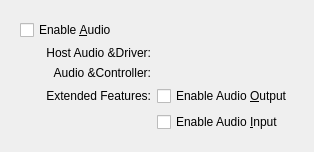
<ui version="4.0">
 <comment>
 VBox frontends: Qt GUI ("VirtualBox"):

 Copyright (C) 2008-2020 Oracle Corporation

 This file is part of VirtualBox Open Source Edition (OSE), as
 available from http://www.virtualbox.org. This file is free software;
 you can redistribute it and/or modify it under the terms of the GNU
 General Public License (GPL) as published by the Free Software
 Foundation, in version 2 as it comes in the "COPYING" file of the
 VirtualBox OSE distribution. VirtualBox OSE is distributed in the
 hope that it will be useful, but WITHOUT ANY WARRANTY of any kind.
 </comment>
 <class>UIMachineSettingsAudio</class>
 <widget class="QWidget" name="UIMachineSettingsAudio">
  <layout class="QVBoxLayout" name="m_pMainLayout">
   <item>
    <widget class="QWidget" name="m_pContainerAudioOptions">
     <layout class="QGridLayout" name="m_pContainerLayoutAudioOptions">
      <item row="0" column="0" colspan="2">
       <widget class="QCheckBox" name="m_pCheckBoxAudio">
        <property name="whatsThis">
         <string>When checked, a virtual PCI audio card will be plugged into the virtual machine and will communicate with the host audio system using the specified driver.</string>
        </property>
        <property name="text">
         <string>Enable &amp;Audio</string>
        </property>
       </widget>
      </item>
      <item row="1" column="0">
       <spacer>
        <property name="orientation">
         <enum>Qt::Horizontal</enum>
        </property>
        <property name="sizeType">
         <enum>QSizePolicy::Fixed</enum>
        </property>
        <property name="sizeHint">
         <size>
          <width>20</width>
          <height>0</height>
         </size>
        </property>
       </spacer>
      </item>
      <item row="1" column="1">
       <widget class="QWidget" name="m_pContainerAudioSubOptions">
        <layout class="QGridLayout" name="m_pContainerLayoutAudioSubOptions">
         <property name="margin">
          <number>0</number>
         </property>
         <item row="0" column="0">
          <widget class="QLabel" name="m_pAudioHostDriverLabel">
           <property name="text">
            <string>Host Audio &amp;Driver:</string>
           </property>
           <property name="alignment">
            <set>Qt::AlignRight|Qt::AlignTrailing|Qt::AlignVCenter</set>
           </property>
          </widget>
         </item>
         <item row="0" column="1">
          <widget class="UIAudioHostDriverEditor" name="m_pAudioHostDriverEditor">
           <property name="whatsThis">
            <string>Selects the audio output driver. The &lt;b>Null Audio Driver&lt;/b> makes the guest see an audio card, however every access to it will be ignored.</string>
           </property>
          </widget>
         </item>
         <item row="1" column="0">
          <widget class="QLabel" name="m_pAudioControllerLabel">
           <property name="text">
            <string>Audio &amp;Controller:</string>
           </property>
           <property name="alignment">
            <set>Qt::AlignRight|Qt::AlignTrailing|Qt::AlignVCenter</set>
           </property>
          </widget>
         </item>
         <item row="1" column="1">
          <widget class="UIAudioControllerEditor" name="m_pAudioControllerEditor">
           <property name="whatsThis">
            <string>Selects the type of the virtual sound card. Depending on this value, VirtualBox will provide different audio hardware to the virtual machine.</string>
           </property>
          </widget>
         </item>
         <item row="2" column="0">
          <widget class="QLabel" name="m_pLabelAudioExtended">
           <property name="text">
            <string>Extended Features:</string>
           </property>
           <property name="alignment">
            <set>Qt::AlignRight|Qt::AlignTrailing|Qt::AlignVCenter</set>
           </property>
          </widget>
         </item>
         <item row="2" column="1">
          <widget class="QCheckBox" name="m_pCheckBoxAudioOutput">
           <property name="sizePolicy">
            <sizepolicy hsizetype="MinimumExpanding" vsizetype="Fixed">
             <horstretch>1</horstretch>
             <verstretch>0</verstretch>
            </sizepolicy>
           </property>
           <property name="whatsThis">
            <string>When checked, output to the virtual audio device will reach the host. Otherwise the guest is muted.</string>
           </property>
           <property name="text">
            <string>Enable Audio &amp;Output</string>
           </property>
          </widget>
         </item>
         <item row="3" column="1">
          <widget class="QCheckBox" name="m_pCheckBoxAudioInput">
           <property name="sizePolicy">
            <sizepolicy hsizetype="MinimumExpanding" vsizetype="Fixed">
             <horstretch>1</horstretch>
             <verstretch>0</verstretch>
            </sizepolicy>
           </property>
           <property name="whatsThis">
            <string>When checked, the guest will be able to capture audio input from the host. Otherwise the guest will capture only silence.</string>
           </property>
           <property name="text">
            <string>Enable Audio &amp;Input</string>
           </property>
          </widget>
         </item>
        </layout>
       </widget>
      </item>
     </layout>
    </widget>
   </item>
   <item>
    <spacer>
     <property name="orientation">
      <enum>Qt::Vertical</enum>
     </property>
     <property name="sizeHint">
      <size>
       <width>0</width>
       <height>0</height>
      </size>
     </property>
    </spacer>
   </item>
  </layout>
 </widget>
 <resources/>
 <customwidgets>
  <customwidget>
   <class>UIAudioControllerEditor</class>
   <extends>QWidget</extends>
   <header>UIAudioControllerEditor.h</header>
  </customwidget>
  <customwidget>
   <class>UIAudioHostDriverEditor</class>
   <extends>QWidget</extends>
   <header>UIAudioHostDriverEditor.h</header>
  </customwidget>
 </customwidgets>
 <connections>
  <connection>
   <sender>m_pCheckBoxAudio</sender>
   <signal>toggled(bool)</signal>
   <receiver>m_pContainerAudioSubOptions</receiver>
   <slot>setEnabled(bool)</slot>
  </connection>
 </connections>
</ui>
